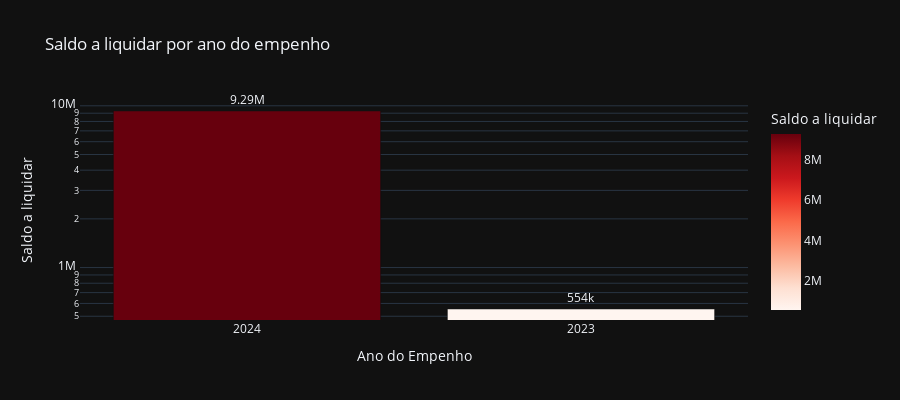

The code cell stored with this chart in its notebook:
### Code cell
# Saldo a liquidar por ano
cols = ['ANO', 'A_LIQUIDAR']

df_aux = df.loc[:, cols].groupby('ANO').sum().sort_values(by= 'A_LIQUIDAR', ascending=False).reset_index()
df_aux = df_aux[df_aux['A_LIQUIDAR'] > 0]
fig = px.bar(df_aux, 
             x='ANO', 
             y='A_LIQUIDAR',
             title='Saldo a liquidar por ano do empenho',
             labels={'ANO':'Ano do Empenho', 'A_LIQUIDAR':'Saldo a liquidar'},
             text_auto='.3s',
             height=400,
             log_y=True,
             color='A_LIQUIDAR',
             color_continuous_scale = 'reds',
             template='plotly_dark')
fig.update_traces(textposition = 'outside', cliponaxis = False, hovertemplate=None)
fig.update_layout(hovermode="x unified")

fig.show()

### Figure 1 — Plotly figure (JSON) as saved in the notebook; plotly's stock layout.template omitted (floating-point values rounded to 4 significant figures)
{"data": [{"alignmentgroup": "True", "cliponaxis": false, "legendgroup": "", "marker": {"color": [9288000.0, 554400.0], "coloraxis": "coloraxis", "pattern": {"shape": ""}}, "name": "", "offsetgroup": "", "orientation": "v", "showlegend": false, "textposition": "outside", "texttemplate": "%{y:.3s}", "type": "bar", "x": ["2024", "2023"], "xaxis": "x", "y": [9288000.0, 554400.0], "yaxis": "y"}], "layout": {"barmode": "relative", "coloraxis": {"colorbar": {"title": {"text": "Saldo a liquidar"}}, "colorscale": [[0, "rgb(255,245,240)"], [0.125, "rgb(254,224,210)"], [0.25, "rgb(252,187,161)"], [0.375, "rgb(252,146,114)"], [0.5, "rgb(251,106,74)"], [0.625, "rgb(239,59,44)"], [0.75, "rgb(203,24,29)"], [0.875, "rgb(165,15,21)"], [1, "rgb(103,0,13)"]]}, "height": 400, "hovermode": "x unified", "legend": {"tracegroupgap": 0}, "title": {"text": "Saldo a liquidar por ano do empenho"}, "xaxis": {"anchor": "y", "domain": [0, 1], "title": {"text": "Ano do Empenho"}}, "yaxis": {"anchor": "x", "domain": [0, 1], "title": {"text": "Saldo a liquidar"}, "type": "log"}}}
